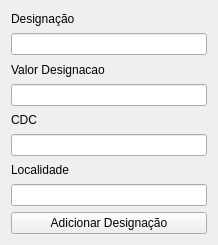
<?xml version="1.0" encoding="UTF-8"?>
<ui version="4.0">
 <class>UiDesig</class>
 <widget class="QWidget" name="UiDesig">
  <property name="geometry">
   <rect>
    <x>0</x>
    <y>0</y>
    <width>218</width>
    <height>245</height>
   </rect>
  </property>
  <property name="windowTitle">
   <string>Adicionar designação</string>
  </property>
  <layout class="QVBoxLayout" name="verticalLayout_5">
   <item>
    <layout class="QVBoxLayout" name="verticalLayout">
     <item>
      <widget class="QLabel" name="lbl_desig">
       <property name="text">
        <string>Designação</string>
       </property>
      </widget>
     </item>
     <item>
      <widget class="QLineEdit" name="en_desig"/>
     </item>
    </layout>
   </item>
   <item>
    <layout class="QVBoxLayout" name="verticalLayout_2">
     <item>
      <widget class="QLabel" name="lbl_valor">
       <property name="text">
        <string>Valor Designacao</string>
       </property>
      </widget>
     </item>
     <item>
      <widget class="QLineEdit" name="en_valor"/>
     </item>
    </layout>
   </item>
   <item>
    <layout class="QVBoxLayout" name="verticalLayout_3">
     <item>
      <widget class="QLabel" name="lbl_cdc">
       <property name="text">
        <string>CDC</string>
       </property>
      </widget>
     </item>
     <item>
      <widget class="QLineEdit" name="en_cdc"/>
     </item>
    </layout>
   </item>
   <item>
    <layout class="QVBoxLayout" name="verticalLayout_4">
     <item>
      <widget class="QLabel" name="lbl_localidade">
       <property name="text">
        <string>Localidade</string>
       </property>
      </widget>
     </item>
     <item>
      <widget class="QLineEdit" name="en_localidade"/>
     </item>
    </layout>
   </item>
   <item>
    <widget class="QPushButton" name="btn_enviar_desig">
     <property name="text">
      <string>Adicionar Designação</string>
     </property>
    </widget>
   </item>
  </layout>
 </widget>
 <resources/>
 <connections/>
</ui>
